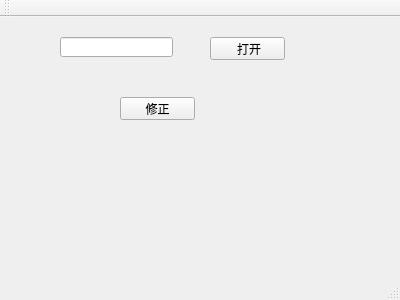
<?xml version="1.0" encoding="UTF-8"?>
<ui version="4.0">
 <class>MainWindow</class>
 <widget class="QMainWindow" name="MainWindow">
  <property name="geometry">
   <rect>
    <x>0</x>
    <y>0</y>
    <width>400</width>
    <height>300</height>
   </rect>
  </property>
  <property name="windowTitle">
   <string>MainWindow</string>
  </property>
  <widget class="QWidget" name="centralWidget">
   <widget class="QLineEdit" name="lineEdit">
    <property name="geometry">
     <rect>
      <x>60</x>
      <y>20</y>
      <width>113</width>
      <height>20</height>
     </rect>
    </property>
   </widget>
   <widget class="QPushButton" name="openFile">
    <property name="geometry">
     <rect>
      <x>210</x>
      <y>20</y>
      <width>75</width>
      <height>23</height>
     </rect>
    </property>
    <property name="text">
     <string> 打开</string>
    </property>
   </widget>
   <widget class="QPushButton" name="fixName">
    <property name="geometry">
     <rect>
      <x>120</x>
      <y>80</y>
      <width>75</width>
      <height>23</height>
     </rect>
    </property>
    <property name="text">
     <string>修正</string>
    </property>
   </widget>
  </widget>
  <widget class="QMenuBar" name="menuBar">
   <property name="geometry">
    <rect>
     <x>0</x>
     <y>0</y>
     <width>400</width>
     <height>23</height>
    </rect>
   </property>
  </widget>
  <widget class="QToolBar" name="mainToolBar">
   <attribute name="toolBarArea">
    <enum>TopToolBarArea</enum>
   </attribute>
   <attribute name="toolBarBreak">
    <bool>false</bool>
   </attribute>
  </widget>
  <widget class="QStatusBar" name="statusBar"/>
 </widget>
 <layoutdefault spacing="6" margin="11"/>
 <resources/>
 <connections/>
</ui>
